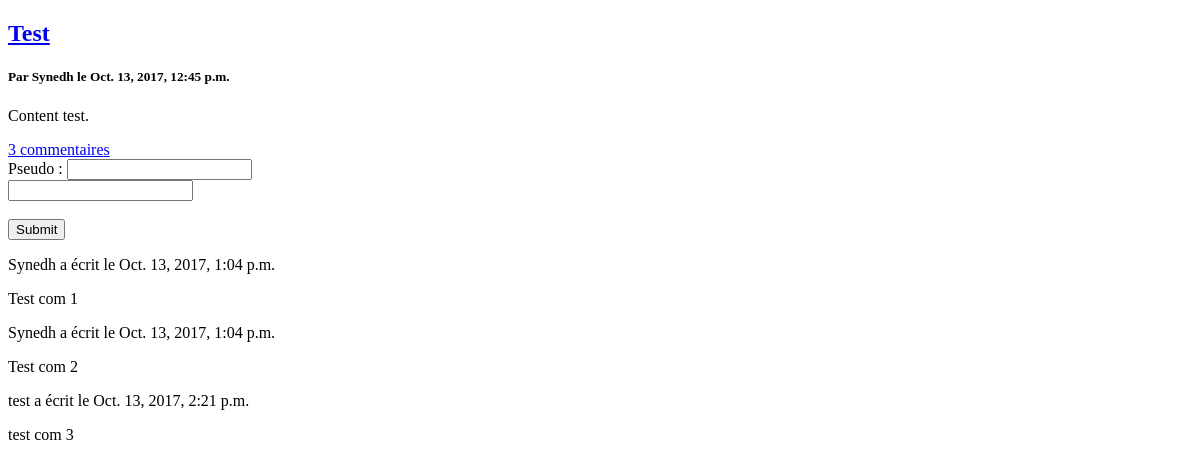
/post/1/, run on an earlier commit of the app's database.
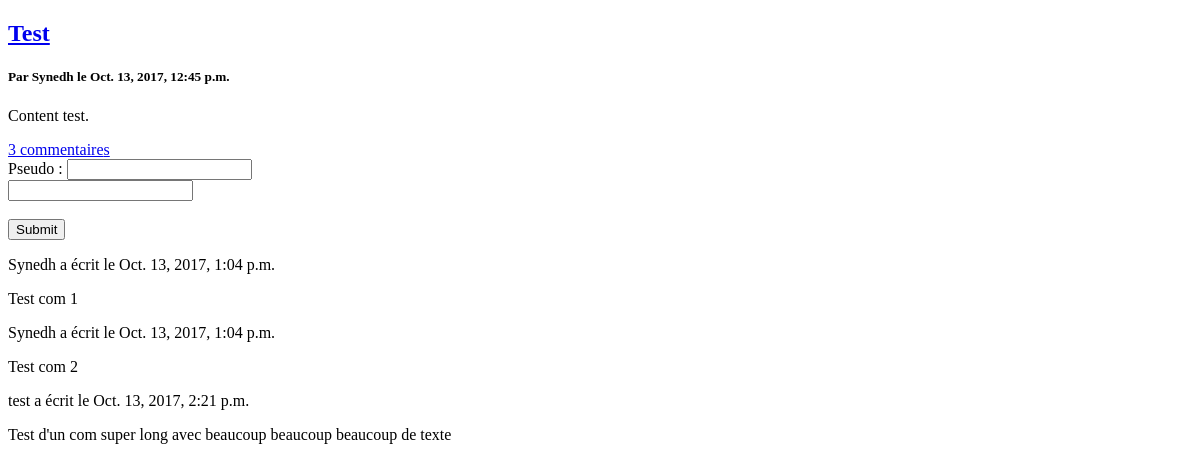
And on a later commit of the database.
### posts/models.py (models this page shows, shortened)
class Commentary(models.Model):
    post = models.ForeignKey(Post, on_delete=models.CASCADE)
    content = models.TextField()
    author = models.CharField(max_length=1024)
    pub_date = models.DateTimeField('date published')

### posts/views.py (the view)
# urls.py: url(r'^post/(?P<post_id>[0-9]+)/$', views.post, name='post'),
def post(request, post_id):
    post = get_object_or_404(Post, pk=post_id)
    return render(request, 'full_post.html', {'post': post})

### posts/templates/full_post.html (shortened to what this page needs)
{% extends 'core/overall.html' %}
{% block content %}
    {% include 'core/post.html' %}
    <div>
        <form action="{% url 'send_commentary' post.id %}" method="post">
            Pseudo : <input type="text" name="author"><br />
            <input type="text" name="content"><br /><br />
            <input type="submit" name="Envoyer">
        </form>
    </div>
    {% for commentary in post.commentary_set.all %}
        {% include 'core/commentary.html' with commentary=commentary %}
    {% endfor %}
{% endblock %}

### posts/templates/core/commentary.html
<div>
    <p>{{ commentary.author }} a écrit le {{ commentary.pub_date }}</p>
    <p>{{ commentary.content }}</p>
</div>

What changed in the data, as far as the page shows it:
changed Commentary "test": content "test com 3" → "Test d'un com super long avec beaucoup beaucoup beaucoup de texte"
